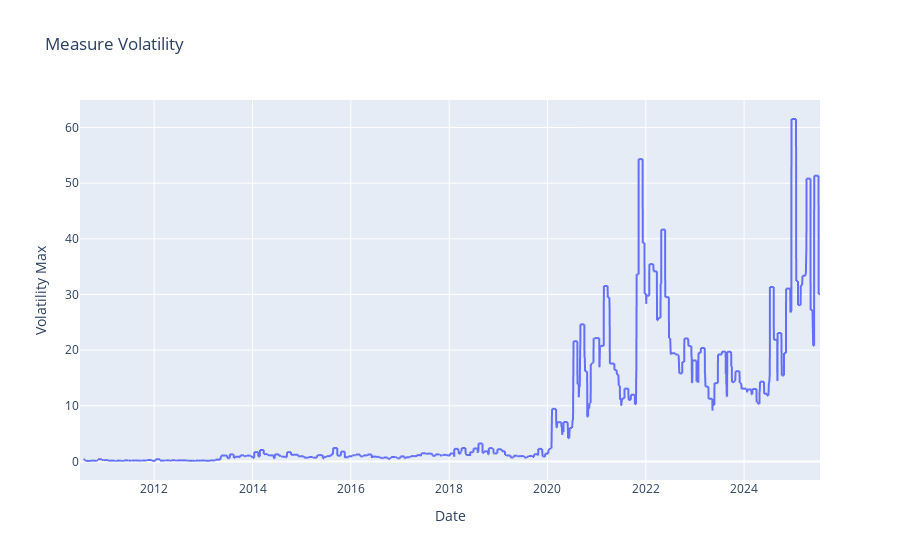

Notebook code for this chart:
### Code cell
# Show it
fig = px.line(df_stock, x="date", y="volatility_max", title="Measure Volatility", 
              labels={"date": "Date", "volatility_max": "Volatility Max"})
fig.show()

### Figure 1 — Plotly figure (JSON) as saved in the notebook; plotly's stock layout.template omitted (floating-point values rounded to 4 significant figures; data arrays with more than 128 entries replaced by an {"elided": "..."} marker saying what was removed)
{"data": [{"hovertemplate": "Date=%{x}<br>Volatility Max=%{y}<extra></extra>", "legendgroup": "", "line": {"color": "#636efa", "dash": "solid"}, "marker": {"symbol": "circle"}, "mode": "lines", "name": "", "showlegend": false, "type": "scattergl", "x": {"elided": "3787 str values"}, "xaxis": "x", "y": {"elided": "3787 float values"}, "yaxis": "y"}], "layout": {"legend": {"tracegroupgap": 0}, "title": {"text": "Measure Volatility"}, "xaxis": {"anchor": "y", "domain": [0, 1], "title": {"text": "Date"}}, "yaxis": {"anchor": "x", "domain": [0, 1], "title": {"text": "Volatility Max"}}}}
